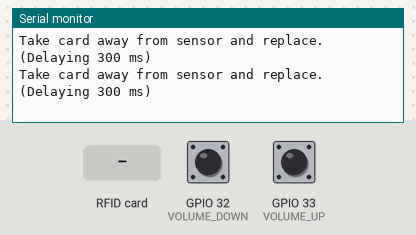
Simulated run of this sketch. Board: ESP32. Shown: the last lines printed to the serial monitor. The inputs (shaded band) are chosen by the test bench; at power-on: GPIO 32 (VOLUME_DOWN) HIGH, GPIO 33 (VOLUME_UP) HIGH. The audio player accepts every command and is not drawn.

Above: at 1.8 s.
1.9 s: GPIO 32 (VOLUME_DOWN) pulled LOW for 0.2 s
3.8 s: GPIO 33 (VOLUME_UP) pulled LOW for 0.2 s
5.7 s: RFID card 43 30 DF E1 held to the reader
At 7.3 s:
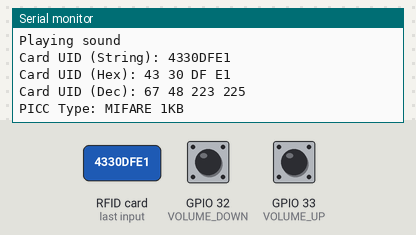
7.6 s: RFID card E3 1F CE 13 held to the reader
At 8.6 s:
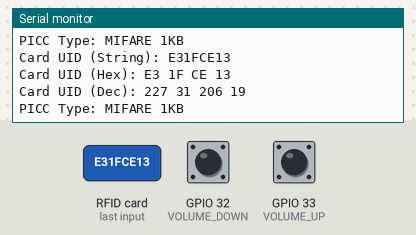
9.7 s: RFID card 5E 7A 19 C4 held to the reader
At 10.9 s:
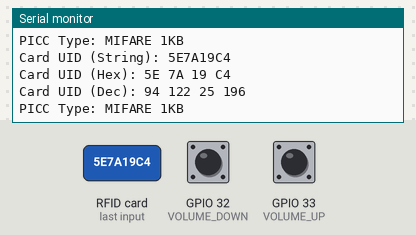

The sketch:

ScannerAudioIntegration.ino
```cpp
/* -------------------------------------------------- */
/* NAME:    CARD-READ & AUDIO TEST                    */
/* AUTHOR:  John Willis, Shunsuke Morosa              */
/*                                                    */
/*                                                    */
/* PURPOSE: To read NFC Cards and play the            */
/* animal noises based on card association defined    */
/* in the program.                                    */
/* -------------------------------------------------- */

/* Library Includes */
// - Standard Libraries
#include <stdint.h>                 // Library for data types.
#include <SPI.h>                    // Arduino library for SPI controls.
#include <MFRC522.h>                // Library for RC522 scanning module.
#include "SoftwareSerial.h"         // Library for Software Communication between devices.
#include "DFRobotDFPlayerMini.h"    // Library for DFPlayer Mini module.

/* Definitions for Pins */
// - Scanner and Display
#define RC522_SS_PIN      5   // SS/SDA Pin Location for RC522
#define RC522_RST_PIN     0   // RST Pin Location for RC522
// - Audio System
#define VOLUME_UP         33  // Pin Location for Button Input
#define VOLUME_DOWN       32  // Pin Location for Button Input
#define PIN_MP3_TX        26  // Connect to Module TX Data
#define PIN_MP3_RX        27  // Connect to Module RX Data

/* Definitions for Constant Values */
// - Animal Definitions
#define ANIMAL_1          1   // Cow is on the 001.mp3 file.
#define ANIMAL_2          2   // Dog is on the 002.mp3 file.
#define ANIMAL_3          3   // Sheep is on the 003.mp3 file.
#define ANIMAL_4          4   // Horse is on the 004.mp3 file.
#define ANIMAL_5          5   // Chicken is on the 005.mp3 file.
#define ANIMAL_6          6   // Pig is on the 006.mp3 file.

/* Enumerators */
enum animal_ID : uint8_t    // File selection integer enumerator. This acts to display the best course of understanding to users unaffiliated with programming.
{
  COW = ANIMAL_1,
  DOG = ANIMAL_2,
  SHEEP = ANIMAL_3,
  HORSE = ANIMAL_4,
  CHICKEN = ANIMAL_5,
  PIG = ANIMAL_6
};
animal_ID currentFile = COW;  // DEFINES THE FILES SELECTION!

/* Card Definitions */
char card_1[] = {"4330DFE1"};     // THESE ARE TESTING CARDS! THESE ARE NOT THE SAME!
char card_2[] = {"E31FCE13"};     // THESE ARE TESTING CARDS! THESE ARE NOT THE SAME!

/* Class Creations & Associations */
MFRC522 rfid(RC522_SS_PIN, RC522_RST_PIN);                                            // Creating class for RC522 module
SoftwareSerial softwareSerial(PIN_MP3_RX, PIN_MP3_TX);                                // Creating class for Serial Connection for RX/TX Pins
DFRobotDFPlayerMini player;                                                           // Creating class for DFPlayer Mini module

/* Global Variables */
volatile bool isPlaying = 0;                                                          // Create a boolean for whether the audio player is playing audio.
volatile bool upPressed = 0;                                                          // Create a boolean for labeling when the up button has been pressed, to prevent debounce.
volatile bool downPressed = 0;                                                        // Create a boolean for labeling when the down button has been pressed, to prevent debounce.
volatile uint8_t volume = 21;                                                         // Volume Control Integer. Initial Volume is 15, volume ranges from 0-30.
const char noTrigger[] = {"Volume is currently: "};                                   // Create a string for outputting to serial when nothing is pressed. [Interrupts Use]
const char upTrigger[] = {"Volume was Increased to: "};                               // Create a string for outputting to serial when up is pressed. [Interrupts Use]
const char downTrigger[] = {"Volume was Decreased to: "};                             // Create a string for outputting to serial when down is pressed. [Interrupts Use]
const char bothTrigger[] = {"Volume was Changed to: "};                               // Create a string for outputting to serial when both are pressed. [Interrupts Use]
char uid[32];                                                                         // Create a 32 byte array for UID (well over what it needs).

/* Interrupt Service Routines for button presses. */
/// <summary>
///   Increases the volume of the DFPlayer Mini for the Speakers.
///   **  Does not change if volume up button was previously pressed.
/// </summary>
void IRAM_ATTR ISR_volumeUp()
{
  if (volume < 30 && !upPressed)
  {
    volume = volume + 3;  // Maximum volume is 30, check underneath.
    volume = volume > 30 ? 30 : volume; // Ensures volume is within the dedicated range. Redundancy.
    upPressed = true;
  }
}

/// <summary>
///   Decreases the volume of the DFPlayer Mini for the Speakers.
///   **  Does not change if volume down button was previously pressed.
/// </summary>
void IRAM_ATTR ISR_volumeDown()
{
  if (volume > 0 && !downPressed)
  {
    volume = volume - 3;  // Ninimum volume is 0, check underneath.
    volume = volume < 0 ? 0 : volume; // Ensures volume is within the dedicated range. Redundancy.
    downPressed = true;
  }
}

void setup()
{
  /* Initializations */
  Serial.begin(9600);                               // Initialize the serial communication with the computer.
  SPI.begin();                                      // Initialization for the SPI bus for slave devices.
  rfid.PCD_Init();                                  // Initialization for the RC522 module.
  softwareSerial.begin(9600);                       // Initialization for the DFPlayer Mini module.

  /* Line Clears */
  Serial.println();                                       // Clear the line for beginning of serial output.
  Serial.println();                                       // Add an additional cleared line for cleanliness.
  Serial.println(F("<RC522 Successfully Setup>"));        // Display initialization success for RC522 to serial window.

  /* Assign Button Inputs */
  pinMode(VOLUME_UP, INPUT_PULLUP);                       // "Volume Up" button
  attachInterrupt(VOLUME_UP, ISR_volumeUp, RISING);       // Attach interrupt to Volume Up button.
  pinMode(VOLUME_DOWN, INPUT_PULLUP);                     // "Volume Down" button
  attachInterrupt(VOLUME_DOWN, ISR_volumeDown, RISING);   // Attach interrupt to Volume Down button.
  Serial.println(F("<Buttons Configured>"));              // Print that the button is configured.

  /* Start Communication with DFPlayer Mini */
  if (player.begin(softwareSerial))
  {
    Serial.println("<DFPlayer Mini Successfully Setup>");

    // Set initial volume
    player.volume(volume);
  }
  else
    Serial.println("<DFPlayer Mini Failed Setup>");

  /* Confirmations for data, display in terminal. */
  Serial.println(F("<Program Successfully Setup>"));                                  // State success of program setting up.
  Serial.println(F("This program is intended to scan Mifare Ultralight Cards."));     // Specify acceptable card types in serial window.
  Serial.println(F("Scan card to see data as follows: UID and PICC Type."));          // Give directions in Serial Window for what to scan.
  Serial.println();                                                                   // Add another clear line for cleanliness.

  for (uint8_t i = 0; i < 10; i++)  // Set default values to 0.
    uid[i] = 0;
}

void loop()
{
  checkVolume();
  // Check if the player has finished playing the current file
  if (player.available())
  {
    uint8_t type = player.readType();

    if (type == DFPlayerPlayFinished)
    {
      Serial.println("Track finished!");
      isPlaying = false;
    }
  }

  /* Test if card is still there. */
  if (!rfid.PICC_IsNewCardPresent())     // Check if the card is present. If this fails, return to start of loop.
  {
    Serial.println(F("Take card away from sensor and replace. (Delaying 300 ms)"));
    delay(300);
    return;
  }

  if (!rfid.PICC_ReadCardSerial())       // Verify a successful read. If this fails, return to start of loop.
  {
    Serial.println(F("Card Read Failure, please try again. (Delaying 300 ms)"));
    delay(300);
    return;
  }

  convertByte(rfid.uid.uidByte, rfid.uid.size);
  playAudio();
  Serial.print(F("Card UID (String): "));
  Serial.println(uid);

  /* Print Card UID in HEX */
  Serial.print(F("Card UID (Hex):"));
  printHex(rfid.uid.uidByte, rfid.uid.size);  // Print in HEX
  Serial.println();

  /* Print Card UID in DEC */
  Serial.print(F("Card UID (Dec):"));
  printDec(rfid.uid.uidByte, rfid.uid.size);  // Print in DEC
  Serial.println();

  /* Read Card PICC Type and print and display. */
  Serial.print(F("PICC Type: "));
  MFRC522::PICC_Type piccType = rfid.PICC_GetType(rfid.uid.sak);
  Serial.println(rfid.PICC_GetTypeName(piccType));

  delay(2000); // Delay 2 seconds after reading information to prevent reads again.
}

/* Functions for playing Audio and setting Enumerators. */
/// <summary>
///   Plays the audio based on scanner reading successfully.
///   **  Prints out "Playing Sound" in Serial Connection.
/// </summary>
void playAudio()
{
  if (!strcmp(card_1, uid)) currentFile = COW;
  else if (!strcmp(card_2, uid)) currentFile = DOG;
  else currentFile = PIG;

  if (!isPlaying) // Only works if the audio player is not currently playing an audio, to prevent errors.
  {
    player.volume(volume);

    Serial.println("Playing sound");
    player.play(currentFile);
    isPlaying = true;
    delay(200); // Debounce delay
  }
}

/// <summary>
///   Checks the volume condition and resets booleans for the button presses.
///   **  Prints out volume in Serial connection.
/// </summary>
void checkVolume()
{
  if (upPressed || downPressed)
  {
    if (!downPressed) Serial.print(F(upTrigger));
    else if (!upPressed) Serial.print(F(downTrigger));
    else Serial.print(F(bothTrigger));

    upPressed = false;
    downPressed = false;
    Serial.println(volume);
  }
}

/* Functions for dumping information from byte arrays, specifically for RC522 module. */
/// <summary>
///   Converts a byte array to characters for use in other functions.
///   **  Modifies global variable for "uid".
/// </summary>
void convertByte(byte *buffer, byte bufferSize)
{
  for (uint8_t i = 0; i < bufferSize; i++)
    sprintf(&uid[i*2], "%02X", rfid.uid.uidByte[i]);
}

/// <summary>
///   Print to Serial window the bytes from a buffer with spaces for each byte in
///   HEXadecimal format.
///   **  Prints out data into Serial Connection.
/// </summary>
void printHex(byte *buffer, byte bufferSize)            // Print information in Hex.
{
  for (uint8_t i = 0; i < bufferSize; i++)
    if (buffer[i] != NULL)
    {
      Serial.print(buffer[i] < 0x10 ? " 0" : " ");
      Serial.print(buffer[i], HEX);
    }
}

/// <summary>
///   Print to Serial window the bytes from a buffer with spaces for each byte in
///   DECimal format.
///   **  Prints out data into Serial Connection.
/// </summary>
void printDec(byte *buffer, byte bufferSize)            // Print information in Dec.
{
  for (uint8_t i = 0; i < bufferSize; i++)
    if (buffer[i] != NULL)
    {
      Serial.print(' ');
      Serial.print(buffer[i], DEC);
    }
}
```

Measured:
- after the input at 5.7 s, the serial monitor: prints a new line after 0.23 s (image 1)
- after the input at 7.6 s, the serial monitor: prints a new line after 0.61 s (image 2)
- after the input at 9.7 s, the serial monitor: prints a new line after 0.57 s (image 3)
